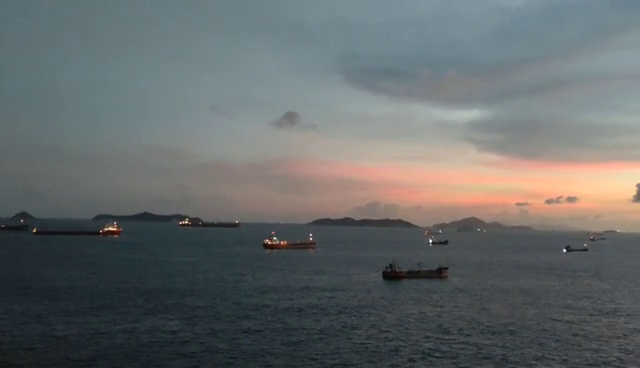
#> input picture frame 149 of data/video/boat1.mp4, 640 x 368 px
$ jupyter execute '13-背景建模.ipynb'   (older library calls are emulated)
#> lines starting #> are read from the running program, lines starting #| are printed output that depends on the picture; after the words box and inside, x2 and y2 are one past the last pixel; in counts of white or black regions, pixels touching at a corner belong together
[cell 1]
import os
import cv2

import numpy as np

## 获取视频

[cell 2]
# 加载视频
cap = cv2.VideoCapture("data/video/boat1.mp4")

# 创建形体学需要的卷积核，以及混合高斯模型用于背景训练
kernel = cv2.getStructuringElement(cv2.MORPH_ELLIPSE, (3, 3))
fgbg = cv2.createBackgroundSubtractorMOG2()

## 背景建模

[cell 3]
while(True):
    ret, frame = cap.read()
#> frame is the input picture: shape (368, 640, 3); mean B, G, R 105.5, 105.5, 101.2
    fgmask = fgbg.apply(frame)
#> fgmask: shape (368, 640); every value is 127

    # 形态学开运算去噪，并寻找视频中轮廓
    fgmask = cv2.morphologyEx(fgmask, cv2.MORPH_OPEN, kernel)
    im, contours, hierarchy = cv2.findContours(fgmask, cv2.RETR_EXTERNAL, cv2.CHAIN_APPROX_SIMPLE)
#> contours = [[[0, 0], [0, 367], [639, 367], [639, 0]]]

    for c in contours:
        # 计算各轮廓的周长
        perimeter = cv2.arcLength(c, True)

        if perimeter > 188:
            x, y, w, h = cv2.boundingRect(c)
            cv2.rectangle(frame, (x, y), (x+w, y+h), (0, 255, 0), 2)
#> this loop made 1 pass
#> (c, perimeter, x, y, w, h) on pass 1: ([[0, 0], [0, 367], [639, 367], [639, 0]], 2012, 0, 0, 640, 368)
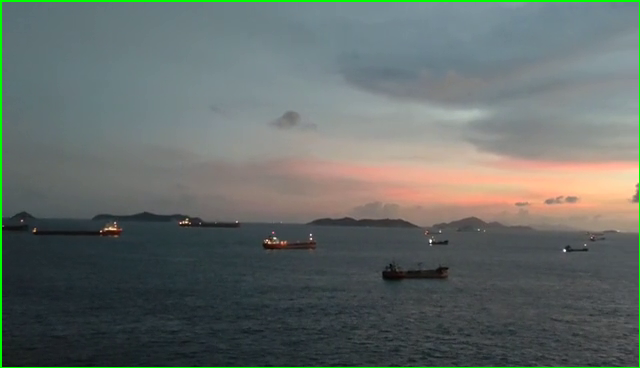
#> frame: shape (368, 640, 3); 1.28% of pixels changed, all inside (x1, y1, x2, y2) = (0, 0, 640, 368)

    cv2.imshow('frame', frame)
    cv2.imshow('fgmask', fgmask)

    k = cv2.waitKey(100) & 0xff
#> (key Esc is pressed here)
    if k == 27:
        break

cap.release()
cv2.destroyAllWindows()


$ run again, starting later in the video
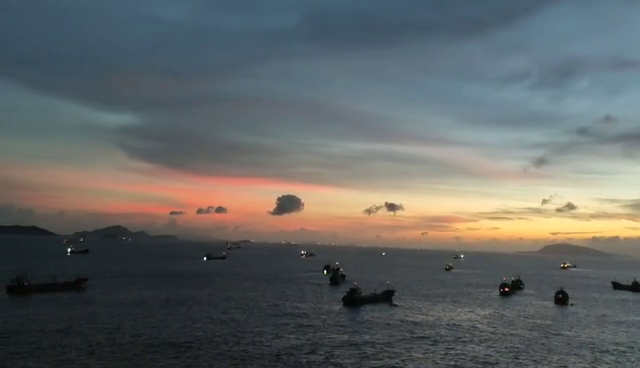
#> input picture frame 674 of data/video/boat1.mp4, 640 x 368 px
#> frame is the input picture: shape (368, 640, 3); mean B, G, R 100.6, 101.5, 98.2
#> fgmask: shape (368, 640); every value is 127
#> contours = [[[0, 0], [0, 367], [639, 367], [639, 0]]]
#> the loop `for c in contours:` made 1 pass
#> (c, perimeter, x, y, w, h) on pass 1: ([[0, 0], [0, 367], [639, 367], [639, 0]], 2012, 0, 0, 640, 368)
#> after the loop `for c in contours:`:
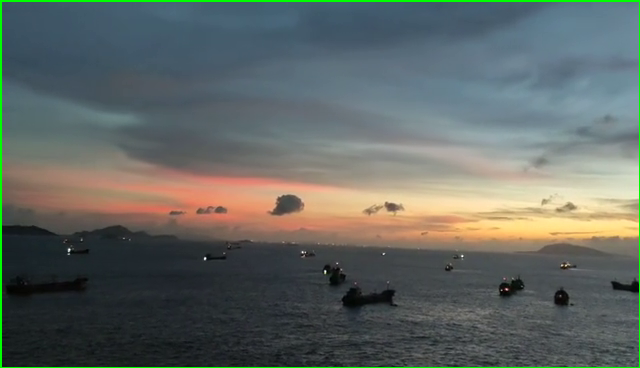
#> frame: shape (368, 640, 3); 1.28% of pixels changed, all inside (x1, y1, x2, y2) = (0, 0, 640, 368)

$ run again, starting later in the video
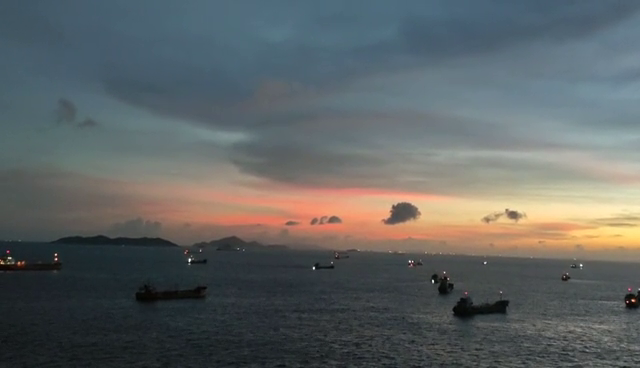
#> input picture frame 1199 of data/video/boat1.mp4, 640 x 368 px
#> frame is the input picture: shape (368, 640, 3); mean B, G, R 99.7, 99.8, 95.4
#> fgmask: shape (368, 640); every value is 127
#> contours = [[[0, 0], [0, 367], [639, 367], [639, 0]]]
#> the loop `for c in contours:` made 1 pass
#> (c, perimeter, x, y, w, h) on pass 1: ([[0, 0], [0, 367], [639, 367], [639, 0]], 2012, 0, 0, 640, 368)
#> after the loop `for c in contours:`:
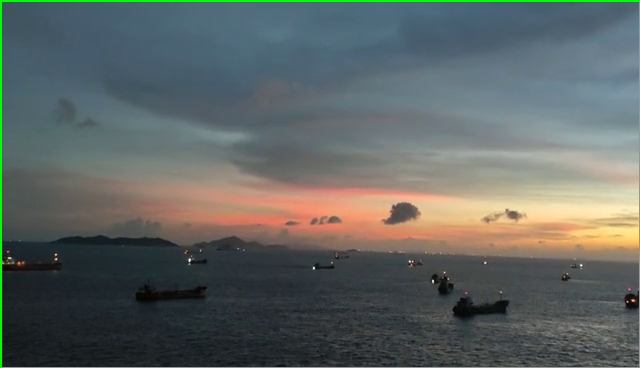
#> frame: shape (368, 640, 3); 1.28% of pixels changed, all inside (x1, y1, x2, y2) = (0, 0, 640, 368)
